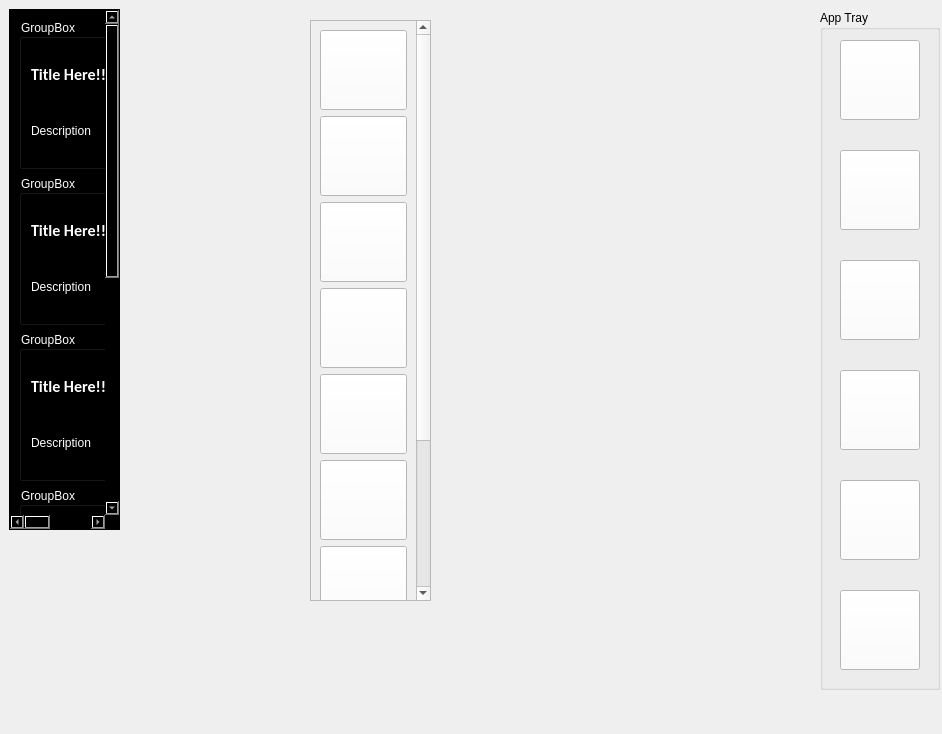
<?xml version="1.0" encoding="UTF-8"?>
<ui version="4.0">
 <class>MainWindow</class>
 <widget class="QMainWindow" name="MainWindow">
  <property name="geometry">
   <rect>
    <x>0</x>
    <y>0</y>
    <width>942</width>
    <height>734</height>
   </rect>
  </property>
  <property name="windowTitle">
   <string>MainWindow</string>
  </property>
  <widget class="QWidget" name="centralwidget">
   <widget class="QScrollArea" name="scrollArea">
    <property name="geometry">
     <rect>
      <x>9</x>
      <y>9</y>
      <width>111</width>
      <height>521</height>
     </rect>
    </property>
    <property name="styleSheet">
     <string notr="true">background-color:black; color: white;</string>
    </property>
    <property name="widgetResizable">
     <bool>true</bool>
    </property>
    <widget class="QWidget" name="scrollAreaWidgetContents">
     <property name="geometry">
      <rect>
       <x>0</x>
       <y>0</y>
       <width>378</width>
       <height>948</height>
      </rect>
     </property>
     <layout class="QGridLayout" name="gridLayout_2">
      <item row="0" column="1">
       <widget class="QGroupBox" name="groupBox_8">
        <property name="minimumSize">
         <size>
          <width>360</width>
          <height>150</height>
         </size>
        </property>
        <property name="styleSheet">
         <string notr="true"/>
        </property>
        <property name="title">
         <string>GroupBox</string>
        </property>
        <layout class="QVBoxLayout" name="verticalLayout_6">
         <item>
          <widget class="QLabel" name="label_13">
           <property name="font">
            <font>
             <family>Calibri</family>
             <pointsize>12</pointsize>
             <weight>75</weight>
             <bold>true</bold>
            </font>
           </property>
           <property name="styleSheet">
            <string notr="true">color:white;</string>
           </property>
           <property name="frameShadow">
            <enum>QFrame::Plain</enum>
           </property>
           <property name="text">
            <string>Title Here!!!!!</string>
           </property>
           <property name="textFormat">
            <enum>Qt::AutoText</enum>
           </property>
          </widget>
         </item>
         <item>
          <widget class="QLabel" name="label_14">
           <property name="styleSheet">
            <string notr="true">color:white;</string>
           </property>
           <property name="text">
            <string>&lt;html&gt;&lt;head/&gt;&lt;body&gt;&lt;p&gt;Description&lt;/p&gt;&lt;/body&gt;&lt;/html&gt;</string>
           </property>
           <property name="textFormat">
            <enum>Qt::AutoText</enum>
           </property>
          </widget>
         </item>
        </layout>
       </widget>
      </item>
      <item row="3" column="1">
       <widget class="QGroupBox" name="groupBox_10">
        <property name="minimumSize">
         <size>
          <width>360</width>
          <height>150</height>
         </size>
        </property>
        <property name="styleSheet">
         <string notr="true"/>
        </property>
        <property name="title">
         <string>GroupBox</string>
        </property>
        <layout class="QVBoxLayout" name="verticalLayout_8">
         <item>
          <widget class="QLabel" name="label_17">
           <property name="font">
            <font>
             <family>Calibri</family>
             <pointsize>12</pointsize>
             <weight>75</weight>
             <bold>true</bold>
            </font>
           </property>
           <property name="styleSheet">
            <string notr="true">color:white;</string>
           </property>
           <property name="frameShadow">
            <enum>QFrame::Plain</enum>
           </property>
           <property name="text">
            <string>Title Here!!!!!</string>
           </property>
           <property name="textFormat">
            <enum>Qt::AutoText</enum>
           </property>
          </widget>
         </item>
         <item>
          <widget class="QLabel" name="label_18">
           <property name="styleSheet">
            <string notr="true">color:white;</string>
           </property>
           <property name="text">
            <string>&lt;html&gt;&lt;head/&gt;&lt;body&gt;&lt;p&gt;Description&lt;/p&gt;&lt;/body&gt;&lt;/html&gt;</string>
           </property>
           <property name="textFormat">
            <enum>Qt::AutoText</enum>
           </property>
          </widget>
         </item>
        </layout>
       </widget>
      </item>
      <item row="2" column="1">
       <widget class="QGroupBox" name="groupBox_11">
        <property name="minimumSize">
         <size>
          <width>360</width>
          <height>150</height>
         </size>
        </property>
        <property name="styleSheet">
         <string notr="true"/>
        </property>
        <property name="title">
         <string>GroupBox</string>
        </property>
        <layout class="QVBoxLayout" name="verticalLayout_9">
         <item>
          <widget class="QLabel" name="label_19">
           <property name="font">
            <font>
             <family>Calibri</family>
             <pointsize>12</pointsize>
             <weight>75</weight>
             <bold>true</bold>
            </font>
           </property>
           <property name="styleSheet">
            <string notr="true">color:white;</string>
           </property>
           <property name="frameShadow">
            <enum>QFrame::Plain</enum>
           </property>
           <property name="text">
            <string>Title Here!!!!!</string>
           </property>
           <property name="textFormat">
            <enum>Qt::AutoText</enum>
           </property>
          </widget>
         </item>
         <item>
          <widget class="QLabel" name="label_20">
           <property name="styleSheet">
            <string notr="true">color:white;</string>
           </property>
           <property name="text">
            <string>&lt;html&gt;&lt;head/&gt;&lt;body&gt;&lt;p&gt;Description&lt;/p&gt;&lt;/body&gt;&lt;/html&gt;</string>
           </property>
           <property name="textFormat">
            <enum>Qt::AutoText</enum>
           </property>
          </widget>
         </item>
        </layout>
       </widget>
      </item>
      <item row="5" column="1">
       <widget class="QGroupBox" name="groupBox_9">
        <property name="minimumSize">
         <size>
          <width>360</width>
          <height>150</height>
         </size>
        </property>
        <property name="styleSheet">
         <string notr="true"/>
        </property>
        <property name="title">
         <string>GroupBox</string>
        </property>
        <layout class="QVBoxLayout" name="verticalLayout_7">
         <item>
          <widget class="QLabel" name="label_15">
           <property name="font">
            <font>
             <family>Calibri</family>
             <pointsize>12</pointsize>
             <weight>75</weight>
             <bold>true</bold>
            </font>
           </property>
           <property name="styleSheet">
            <string notr="true">color:white;</string>
           </property>
           <property name="frameShadow">
            <enum>QFrame::Plain</enum>
           </property>
           <property name="text">
            <string>Title Here!!!!!</string>
           </property>
           <property name="textFormat">
            <enum>Qt::AutoText</enum>
           </property>
          </widget>
         </item>
         <item>
          <widget class="QLabel" name="label_16">
           <property name="styleSheet">
            <string notr="true">color:white;</string>
           </property>
           <property name="text">
            <string>&lt;html&gt;&lt;head/&gt;&lt;body&gt;&lt;p&gt;Description&lt;/p&gt;&lt;/body&gt;&lt;/html&gt;</string>
           </property>
           <property name="textFormat">
            <enum>Qt::AutoText</enum>
           </property>
          </widget>
         </item>
        </layout>
       </widget>
      </item>
      <item row="1" column="1">
       <widget class="QGroupBox" name="groupBox_12">
        <property name="minimumSize">
         <size>
          <width>360</width>
          <height>150</height>
         </size>
        </property>
        <property name="styleSheet">
         <string notr="true"/>
        </property>
        <property name="title">
         <string>GroupBox</string>
        </property>
        <layout class="QVBoxLayout" name="verticalLayout_10">
         <item>
          <widget class="QLabel" name="label_21">
           <property name="font">
            <font>
             <family>Calibri</family>
             <pointsize>12</pointsize>
             <weight>75</weight>
             <bold>true</bold>
            </font>
           </property>
           <property name="styleSheet">
            <string notr="true">color:white;</string>
           </property>
           <property name="frameShadow">
            <enum>QFrame::Plain</enum>
           </property>
           <property name="text">
            <string>Title Here!!!!!</string>
           </property>
           <property name="textFormat">
            <enum>Qt::AutoText</enum>
           </property>
          </widget>
         </item>
         <item>
          <widget class="QLabel" name="label_22">
           <property name="styleSheet">
            <string notr="true">color:white;</string>
           </property>
           <property name="text">
            <string>&lt;html&gt;&lt;head/&gt;&lt;body&gt;&lt;p&gt;Description&lt;/p&gt;&lt;/body&gt;&lt;/html&gt;</string>
           </property>
           <property name="textFormat">
            <enum>Qt::AutoText</enum>
           </property>
          </widget>
         </item>
        </layout>
       </widget>
      </item>
      <item row="4" column="1">
       <widget class="QGroupBox" name="groupBox_13">
        <property name="minimumSize">
         <size>
          <width>360</width>
          <height>150</height>
         </size>
        </property>
        <property name="styleSheet">
         <string notr="true"/>
        </property>
        <property name="title">
         <string>GroupBox</string>
        </property>
        <layout class="QVBoxLayout" name="verticalLayout_11">
         <item>
          <widget class="QLabel" name="label_23">
           <property name="font">
            <font>
             <family>Calibri</family>
             <pointsize>12</pointsize>
             <weight>75</weight>
             <bold>true</bold>
            </font>
           </property>
           <property name="styleSheet">
            <string notr="true">color:white;</string>
           </property>
           <property name="frameShadow">
            <enum>QFrame::Plain</enum>
           </property>
           <property name="text">
            <string>Title Here!!!!!</string>
           </property>
           <property name="textFormat">
            <enum>Qt::AutoText</enum>
           </property>
          </widget>
         </item>
         <item>
          <widget class="QLabel" name="label_24">
           <property name="styleSheet">
            <string notr="true">color:white;</string>
           </property>
           <property name="text">
            <string>&lt;html&gt;&lt;head/&gt;&lt;body&gt;&lt;p&gt;Description&lt;/p&gt;&lt;/body&gt;&lt;/html&gt;</string>
           </property>
           <property name="textFormat">
            <enum>Qt::AutoText</enum>
           </property>
          </widget>
         </item>
        </layout>
       </widget>
      </item>
     </layout>
    </widget>
   </widget>
   <widget class="QGroupBox" name="groupBox_2">
    <property name="geometry">
     <rect>
      <x>820</x>
      <y>10</y>
      <width>120</width>
      <height>680</height>
     </rect>
    </property>
    <property name="styleSheet">
     <string notr="true"/>
    </property>
    <property name="title">
     <string>App Tray</string>
    </property>
    <widget class="QPushButton" name="pushButton">
     <property name="geometry">
      <rect>
       <x>20</x>
       <y>30</y>
       <width>80</width>
       <height>80</height>
      </rect>
     </property>
     <property name="styleSheet">
      <string notr="true">color:black; background-color:white;background-image: url(&quot;f.png&quot;);</string>
     </property>
     <property name="text">
      <string/>
     </property>
    </widget>
    <widget class="QPushButton" name="pushButton_2">
     <property name="geometry">
      <rect>
       <x>20</x>
       <y>140</y>
       <width>80</width>
       <height>80</height>
      </rect>
     </property>
     <property name="styleSheet">
      <string notr="true">color:black; background-color:white; background-image: url(&quot;t.jpg&quot;);</string>
     </property>
     <property name="text">
      <string/>
     </property>
    </widget>
    <widget class="QPushButton" name="pushButton_3">
     <property name="geometry">
      <rect>
       <x>20</x>
       <y>250</y>
       <width>80</width>
       <height>80</height>
      </rect>
     </property>
     <property name="styleSheet">
      <string notr="true">color:black; background-color:white; background-image: url(&quot;i.png&quot;);</string>
     </property>
     <property name="text">
      <string/>
     </property>
    </widget>
    <widget class="QPushButton" name="pushButton_4">
     <property name="geometry">
      <rect>
       <x>20</x>
       <y>360</y>
       <width>80</width>
       <height>80</height>
      </rect>
     </property>
     <property name="styleSheet">
      <string notr="true">color:black; background-color:white; background-image: url(&quot;l.jpg&quot;);</string>
     </property>
     <property name="text">
      <string/>
     </property>
    </widget>
    <widget class="QPushButton" name="pushButton_5">
     <property name="geometry">
      <rect>
       <x>20</x>
       <y>470</y>
       <width>80</width>
       <height>80</height>
      </rect>
     </property>
     <property name="styleSheet">
      <string notr="true">color:black; background-color:white; background-image: url(&quot;g.png&quot;);</string>
     </property>
     <property name="text">
      <string/>
     </property>
    </widget>
    <widget class="QPushButton" name="pushButton_6">
     <property name="geometry">
      <rect>
       <x>20</x>
       <y>580</y>
       <width>80</width>
       <height>80</height>
      </rect>
     </property>
     <property name="styleSheet">
      <string notr="true">color:black; background-color:white; background-image: url(&quot;y.jpg&quot;);</string>
     </property>
     <property name="text">
      <string/>
     </property>
    </widget>
   </widget>
   <widget class="QScrollArea" name="scrollArea_2">
    <property name="geometry">
     <rect>
      <x>310</x>
      <y>20</y>
      <width>121</width>
      <height>581</height>
     </rect>
    </property>
    <property name="widgetResizable">
     <bool>true</bool>
    </property>
    <widget class="QWidget" name="scrollAreaWidgetContents_2">
     <property name="geometry">
      <rect>
       <x>0</x>
       <y>0</y>
       <width>102</width>
       <height>786</height>
      </rect>
     </property>
     <layout class="QGridLayout" name="gridLayout">
      <item row="1" column="0">
       <widget class="QPushButton" name="pushButton_14">
        <property name="minimumSize">
         <size>
          <width>80</width>
          <height>80</height>
         </size>
        </property>
        <property name="styleSheet">
         <string notr="true">color:black; background-color:white; background-image: url(&quot;y.jpg&quot;);</string>
        </property>
        <property name="text">
         <string/>
        </property>
       </widget>
      </item>
      <item row="8" column="0">
       <widget class="QPushButton" name="pushButton_13">
        <property name="minimumSize">
         <size>
          <width>80</width>
          <height>80</height>
         </size>
        </property>
        <property name="styleSheet">
         <string notr="true">color:black; background-color:white; background-image: url(&quot;y.jpg&quot;);</string>
        </property>
        <property name="text">
         <string/>
        </property>
       </widget>
      </item>
      <item row="7" column="0">
       <widget class="QPushButton" name="pushButton_10">
        <property name="minimumSize">
         <size>
          <width>80</width>
          <height>80</height>
         </size>
        </property>
        <property name="styleSheet">
         <string notr="true">color:black; background-color:white; background-image: url(&quot;y.jpg&quot;);</string>
        </property>
        <property name="text">
         <string/>
        </property>
       </widget>
      </item>
      <item row="4" column="0">
       <widget class="QPushButton" name="pushButton_7">
        <property name="minimumSize">
         <size>
          <width>80</width>
          <height>80</height>
         </size>
        </property>
        <property name="styleSheet">
         <string notr="true">color:black; background-color:white; background-image: url(&quot;i.png&quot;);</string>
        </property>
        <property name="text">
         <string/>
        </property>
       </widget>
      </item>
      <item row="5" column="0">
       <widget class="QPushButton" name="pushButton_12">
        <property name="minimumSize">
         <size>
          <width>80</width>
          <height>80</height>
         </size>
        </property>
        <property name="styleSheet">
         <string notr="true">color:black; background-color:white; background-image: url(&quot;l.jpg&quot;);</string>
        </property>
        <property name="text">
         <string/>
        </property>
       </widget>
      </item>
      <item row="3" column="0">
       <widget class="QPushButton" name="pushButton_11">
        <property name="minimumSize">
         <size>
          <width>80</width>
          <height>80</height>
         </size>
        </property>
        <property name="styleSheet">
         <string notr="true">color:black; background-color:white; background-image: url(&quot;t.jpg&quot;);</string>
        </property>
        <property name="text">
         <string/>
        </property>
       </widget>
      </item>
      <item row="6" column="0">
       <widget class="QPushButton" name="pushButton_9">
        <property name="minimumSize">
         <size>
          <width>80</width>
          <height>80</height>
         </size>
        </property>
        <property name="styleSheet">
         <string notr="true">color:black; background-color:white; background-image: url(&quot;g.png&quot;);</string>
        </property>
        <property name="text">
         <string/>
        </property>
       </widget>
      </item>
      <item row="2" column="0">
       <widget class="QPushButton" name="pushButton_8">
        <property name="minimumSize">
         <size>
          <width>80</width>
          <height>80</height>
         </size>
        </property>
        <property name="styleSheet">
         <string notr="true">color:black; background-color:white;background-image: url(&quot;f.png&quot;);</string>
        </property>
        <property name="text">
         <string/>
        </property>
       </widget>
      </item>
      <item row="0" column="0">
       <widget class="QPushButton" name="pushButton_15">
        <property name="minimumSize">
         <size>
          <width>80</width>
          <height>80</height>
         </size>
        </property>
        <property name="styleSheet">
         <string notr="true">color:black; background-color:white; background-image: url(&quot;y.jpg&quot;);</string>
        </property>
        <property name="text">
         <string/>
        </property>
       </widget>
      </item>
     </layout>
    </widget>
   </widget>
  </widget>
 </widget>
 <resources/>
 <connections/>
</ui>
